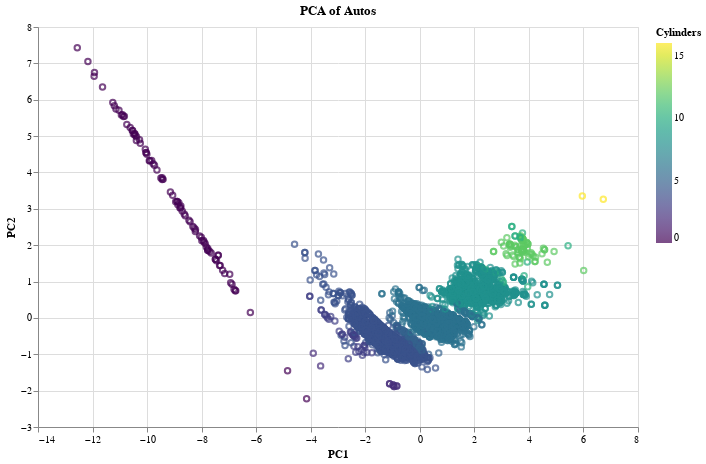

Write notebook code for a chart like this one.
### Code cell
import altair as alt

scatter_plot = (
    alt.Chart(sampled_data)
    .mark_point()
    .encode(
        x=alt.X("pca0:Q", title="PC1"),
        y=alt.Y("pca1:Q", title="PC2"),
        color=alt.Color("color:Q", scale=alt.Scale(scheme="viridis"), title="Cylinders"),
    )
    .properties(title="PCA of Autos", width=600, height=400)
)

scatter_plot.show()

### Figure 1 — Vega-Lite specification as saved in the notebook (floating-point values rounded to 4 significant figures; data arrays with more than 128 entries replaced by an {"elided": "..."} marker saying what was removed)
{"config": {"view": {"continuousWidth": 300, "continuousHeight": 300}}, "data": {"name": "data-8752f61abfec213e4f418a5110ce22f4"}, "mark": {"type": "point"}, "encoding": {"color": {"field": "color", "scale": {"scheme": "viridis"}, "title": "Cylinders", "type": "quantitative"}, "x": {"field": "pca0", "title": "PC1", "type": "quantitative"}, "y": {"field": "pca1", "title": "PC2", "type": "quantitative"}}, "height": 400, "title": "PCA of Autos", "width": 600, "$schema": "https://vega.github.io/schema/vega-lite/v5.20.1.json", "datasets": {"data-8752f61abfec213e4f418a5110ce22f4": {"elided": "5000 records"}}}
